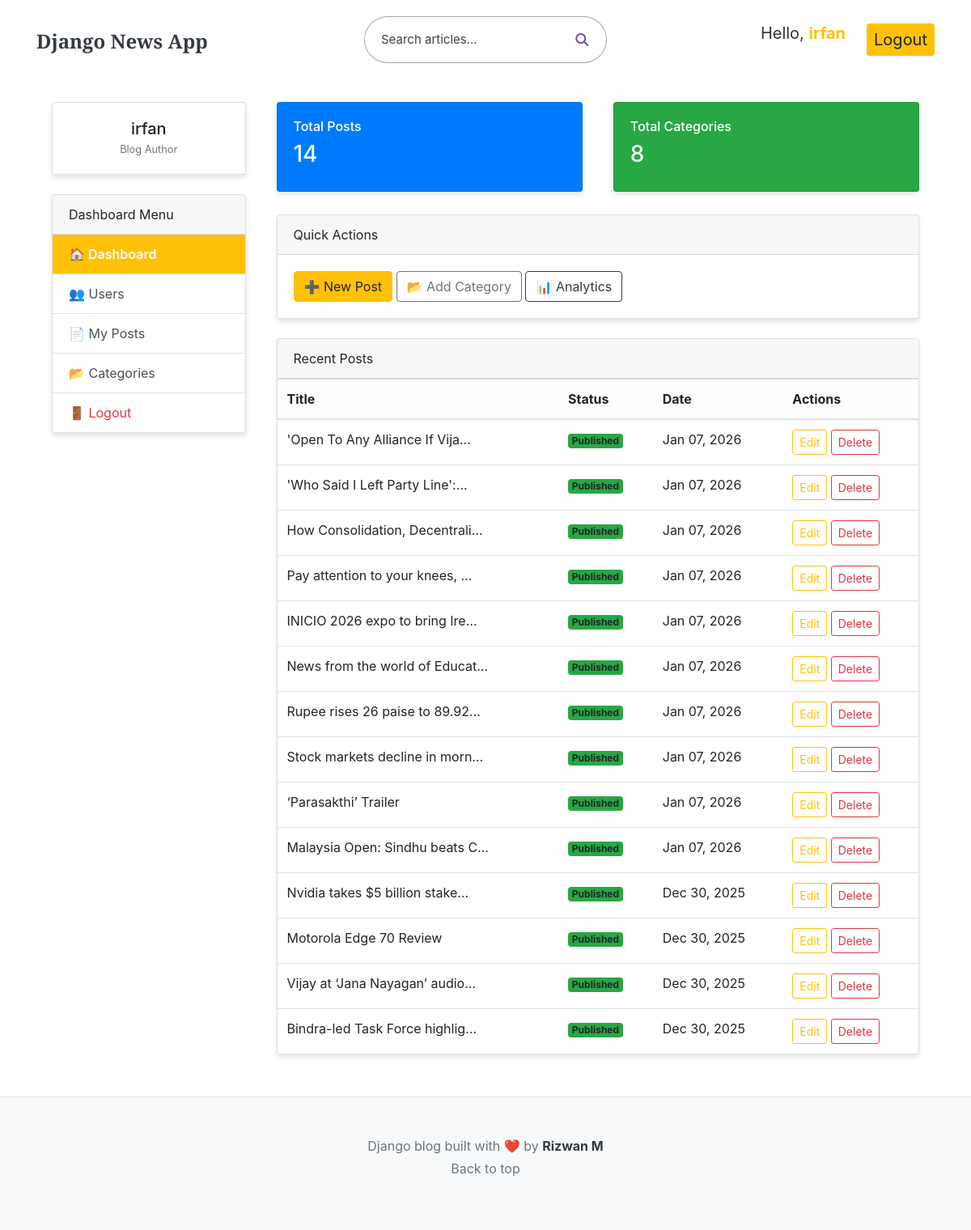
The app's page /dashboard/ (signed in) with its own data.
### blogs/models.py (models this page shows, shortened)
class Blog(models.Model):
    title = models.CharField(max_length=100)
    slug = models.SlugField(max_length=100, unique=True, blank=True)
    author = models.ForeignKey(User, on_delete=models.CASCADE)
    category = models.ForeignKey(Category, on_delete=models.CASCADE)
    featured_image = models.ImageField(upload_to='blogs/%Y/%m/%d/', null=True, blank=True)
    short_description = models.TextField(max_length=255)
    blog_body = models.TextField(max_length=5000)
    status = models.CharField(max_length=20, choices=Status_Choices, default='draft')
    is_featured = models.BooleanField(default=False)
    created_at = models.DateTimeField(auto_now_add=True)
    updated_at = models.DateTimeField(auto_now=True)

### dashboard/views.py (the view)
# urls.py: path('', views.dashboard, name='dashboard'),
@login_required(login_url='login_user')
def dashboard(request):
    totel_posts = Blog.objects.all().order_by('-created_at')
    totel_categories = Category.objects.all().count()
    context = {
        'totel_posts': totel_posts,
        'totel_categories': totel_categories,
    }
    return render(request, 'dashboard/dashboard.html', context)

### dashboard/templates/dashboard/dashboard.html
{% extends "base.html" %}
{% block content %}
<div class="container-fluid mt-4">
    <div class="row">
            {% include "dashboard/sidebar.html" %}
        <div class="col-md-9">
            <div class="row mb-4">
                <div class="col-md-6">
                    <div class="card text-white bg-primary shadow-sm">
                        <div class="card-body">
                            <h6>Total Posts</h6>
                            <h3>{{ totel_posts.count }}</h3>
                        </div>
                    </div>
                </div>
                <div class="col-md-6">
                    <div class="card text-white bg-success shadow-sm">
                        <div class="card-body">
                            <h6>Total Categories</h6>
                            <h3>{{ totel_categories }}</h3>
                        </div>
                    </div>
                </div>
            </div>
            <div class="card shadow-sm mb-4">
                <div class="card-header fw-bold">
                    Quick Actions
                </div>
                <div class="card-body">
                    <a href="{% url "post_add" %}" class="btn btn-warning me-2">➕ New Post</a>
                    <a href="{% url "category_add" %}" class="btn btn-outline-secondary me-2">📂 Add Category</a>
                    <a href="#" class="btn btn-outline-dark">📊 Analytics</a>
                </div>
            </div>
            <div class="card shadow-sm">
                <div class="card-header fw-bold">
                    Recent Posts
                </div>
                <div class="card-body p-0">
                    <table class="table table-hover mb-0">
                        <thead class="table-light">
                            <tr>
                                <th>Title</th>
                                <th>Status</th>
                                <th>Date</th>
                                <th>Actions</th>
                            </tr>
                        </thead>
                        <tbody>
                            {% for post in totel_posts %}
                            <tr>
                                <td>{{ post.title | truncatechars:30 }}</td>
                                <td>
                                    {% if post.status == 'published' %}
                                        <span class="badge bg-success">Published</span>
                                    {% else %}
                                        <span class="badge bg-secondary">Draft</span>
                                    {% endif %}
                                </td>
                                <td>{{ post.created_at|date:"M d, Y" }}</td>
                                <td>
                                    <a href="{% url "post_edit" post.id %}" class="btn btn-sm btn-outline-warning">Edit</a>
                                    <a href="{% url "post_delete" post.id %}" class="btn btn-sm btn-outline-danger" onclick="return confirm('Are you sure you want to delete this post?')">Delete</a>
                                </td>
                            </tr>
                            {% empty %}
                            <tr>
                                <td colspan="4" class="text-center text-muted py-3">
                                    No posts yet
                                </td>
                            </tr>
                            {% endfor %}
                        </tbody>
                    </table>
                </div>
            </div>
        </div>
    </div>
</div>
{% endblock %}

### templates/base.html (shortened to what this page needs)
{% load static %}
<!DOCTYPE html>
<html>
<head>
    <link rel="stylesheet" href="{% static "base.css" %}" />
    <link rel="stylesheet" href="{% static "blog.css" %}" />
    <link
  rel="stylesheet"
  href="https://cdnjs.cloudflare.com/ajax/libs/font-awesome/6.5.0/css/all.min.css"/>
  <link href="https://getbootstrap.com/docs/4.0/dist/css/bootstrap.min.css" rel="stylesheet">
</head>
<body>
<div class="container">
    <header class="blog-header py-3 inverted-header"
            style="position: sticky; background-color: white; top: 0; z-index: 1000;">
        <div class="row flex-nowrap justify-content-between align-items-center">
            <div class="col-4 pt-1">
                <a class="blog-header-logo text-dark"
                   style="font-size: 150%; font-weight: bold;"
                   href="/">Django News App</a>
            </div>
            <div class="col-4 d-flex justify-content-center align-items-center">
             <form class="search-box" method="GET" action="{% url "search_results" %}">
                <input
                    type="text"
                    name="keyword"
                    placeholder="Search articles..."
                    aria-label="Search">
                <button type="submit">
                    <i class="fas fa-search"></i>
                </button>
            </form>
            </div>
            <div class="col-4 d-flex justify-content-end align-items-center">
                {% if not user.is_authenticated %}
                <a class="btn btn-sm btn-warning" href="{% url 'login_user' %}" style="font-size: 20px;">Login</a>
                &ensp;
                <a class="btn btn-sm btn-outline-secondary" href="{% url 'register_user' %}" style="font-size: 20px;">Register</a>
                {% else %}
                <p class="btn btn-sm" style="font-size: 20px;"><span class="btn btn-sm user-greeting" style="font-size: 20px;">
                    <a href="{% url 'dashboard' %}" style="text-decoration: none;">
                    <span class="hover-text" data-hover="Dashboard">
                    <span class="original">Hello, <span class="user-name">{{ user }}</span> </span>
                    </span>
                </a>
                </span>
                </p>
                <a class="btn btn-sm btn-warning" href="{% url 'logout_user' %}" style="font-size: 20px;">Logout</a>
                {% endif %}
            </div>
        </div>
    </header>
    {% block content %}{% endblock %}
</div>
<footer class="blog-footer bg-light py-5 border-top mt-5">
<div class="container text-center">
    <p class="mb-1 text-muted">Django blog built with ❤️ by <a href="#" class="text-dark font-weight-bold">Rizwan M</a></p>
    <p><a href="#" class="text-muted">Back to top</a></p>
</div>
</footer>
</body>
</html>

### dashboard/templates/dashboard/sidebar.html
    <div class="col-md-3">
            <div class="card shadow-sm mb-4">
                <div class="card-body text-center">
                    <h5 class="mb-0">{{ request.user.username }}</h5>
                    <small class="text-muted">Blog Author</small>
                </div>
            </div>
  <div class="card shadow-sm">
                <div class="card-header fw-bold">
                    Dashboard Menu
                </div>
                <ul class="list-group list-group-flush">
                    <a href="{% url 'dashboard' %}" class=" list-group-item list-group-item-action {% if '/dashboard/' == request.path %}active-warning {% endif %}">🏠 Dashboard</a>
                    {% if perms.auth.add_user %}
                    <a href="{% url 'user_list' %}" class=" list-group-item list-group-item-action {% if '/users/' in request.path %}active-warning {% endif %}">👥 Users</a>
                    {% endif %}
                    <a href="{% url 'post_list' %}" class="list-group-item list-group-item-action {% if '/posts/' in request.path %}active-warning {% endif %}">📄 My Posts</a>
                    <a href="{% url "category_list" %}" class="list-group-item list-group-item-action {% if '/categories/' in request.path %}active-warning {% endif %}">📂 Categories</a>
                    <a href="{% url 'logout_user' %}" class="list-group-item list-group-item-action text-danger {% if '/logout/' in request.path %}active-warning {% endif %}">🚪 Logout</a>
                </ul>
            </div>
        </div>

### static/base.css (style rules this page uses)
.search-box { display: flex; align-items: center; background: rgba(255, 255, 255, 0.18); backdrop-filter: blur(12px); border: 1px solid rgba(0, 0, 0, 0.35); border-radius: 30px; padding: 6px 8px; width: 300px; transition: all 0.35s ease; }
.search-box input { border: none; outline: none; background: transparent; color: #221d1d; padding: 8px 12px; width: 100%; font-size: 15px; }
.search-box input::placeholder { color: rgba(0, 0, 0, 0.75); }
.search-box button { background: transparent; border: none; border-radius: 50%; width: 50px; height: 44px; display: block; align-items: center; justify-content: center; cursor: pointer; color: #764ba2; transition: all 0.3s ease; }
.user-greeting { display: inline-flex; align-items: center; transition: transform 0.25s ease; }
.hover-text { position: relative; display: inline-block; cursor: pointer; color: #333; white-space: nowrap; transition: color 0.3s ease; }
.hover-text .original { visibility: visible; transition: opacity 0.5s ease-out; }
.hover-text::after { content: attr(data-hover); position: absolute; left: 20px; opacity: 0; color: #ffc107; }
.user-name { font-weight: bold; color: #ffc107; }

### blogs/static/blog.css (style rules this page uses)
:root { --primary-color: hsl(210, 10%, 23%); --accent-color: #ffc107; --text-muted: #6c757d; }
body { font-family: 'Inter', -apple-system, BlinkMacSystemFont, "Segoe UI", Roboto, sans-serif; color: #333; line-height: 1.6; }
h1, h2, h3, h4, .blog-header-logo { font-family: 'Playfair Display', serif; }
a.blog-header-logo { font-size: x-large; text-decoration: none; }
.card { transition: transform 0.3s ease, box-shadow 0.3s ease; margin: 4px; border-radius: 12px; overflow: hidden; background: #fff; box-shadow: 0 4px 6px rgba(0,0,0,0.1); }
.blog-footer { padding: 3rem 0; color: #999; text-align: center; background-color: #f9f9f9; border-top: 1px solid #e5e5e5; margin-top: 3rem; }
.active-warning { background-color: #ffc107 !important; color: white !important; font-weight: 600; border-left: 5px solid #ff9800; }

### records on screen
Blog: title "'Open To Any Alliance If Vija…", status "Published", created_at "Jan 07, 2026"
Blog: title "'Who Said I Left Party Line':…", status "Published", created_at "Jan 07, 2026"
Blog: title "How Consolidation, Decentrali…", status "Published", created_at "Jan 07, 2026"
Blog: title "Pay attention to your knees, …", status "Published", created_at "Jan 07, 2026"
Blog: title "INICIO 2026 expo to bring Ire…", status "Published", created_at "Jan 07, 2026"
Blog: title "News from the world of Educat…", status "Published", created_at "Jan 07, 2026"
Blog: title "Rupee rises 26 paise to 89.92…", status "Published", created_at "Jan 07, 2026"
Blog: title "Stock markets decline in morn…", status "Published", created_at "Jan 07, 2026"
Blog: title "‘Parasakthi’ Trailer", status "Published", created_at "Jan 07, 2026"
Blog: title "Malaysia Open: Sindhu beats C…", status "Published", created_at "Jan 07, 2026"
Blog: title "Nvidia takes $5 billion stake…", status "Published", created_at "Dec 30, 2025"
Blog: title "Motorola Edge 70 Review", status "Published", created_at "Dec 30, 2025"
Blog: title "Vijay at ‘Jana Nayagan’ audio…", status "Published", created_at "Dec 30, 2025"
Blog: title "Bindra-led Task Force highlig…", status "Published", created_at "Dec 30, 2025"

### other values on screen
{{ user }} "irfan"
{{ request.user.username }} "irfan"
{{ totel_posts.count }} "14"
{{ totel_categories }} "8"
